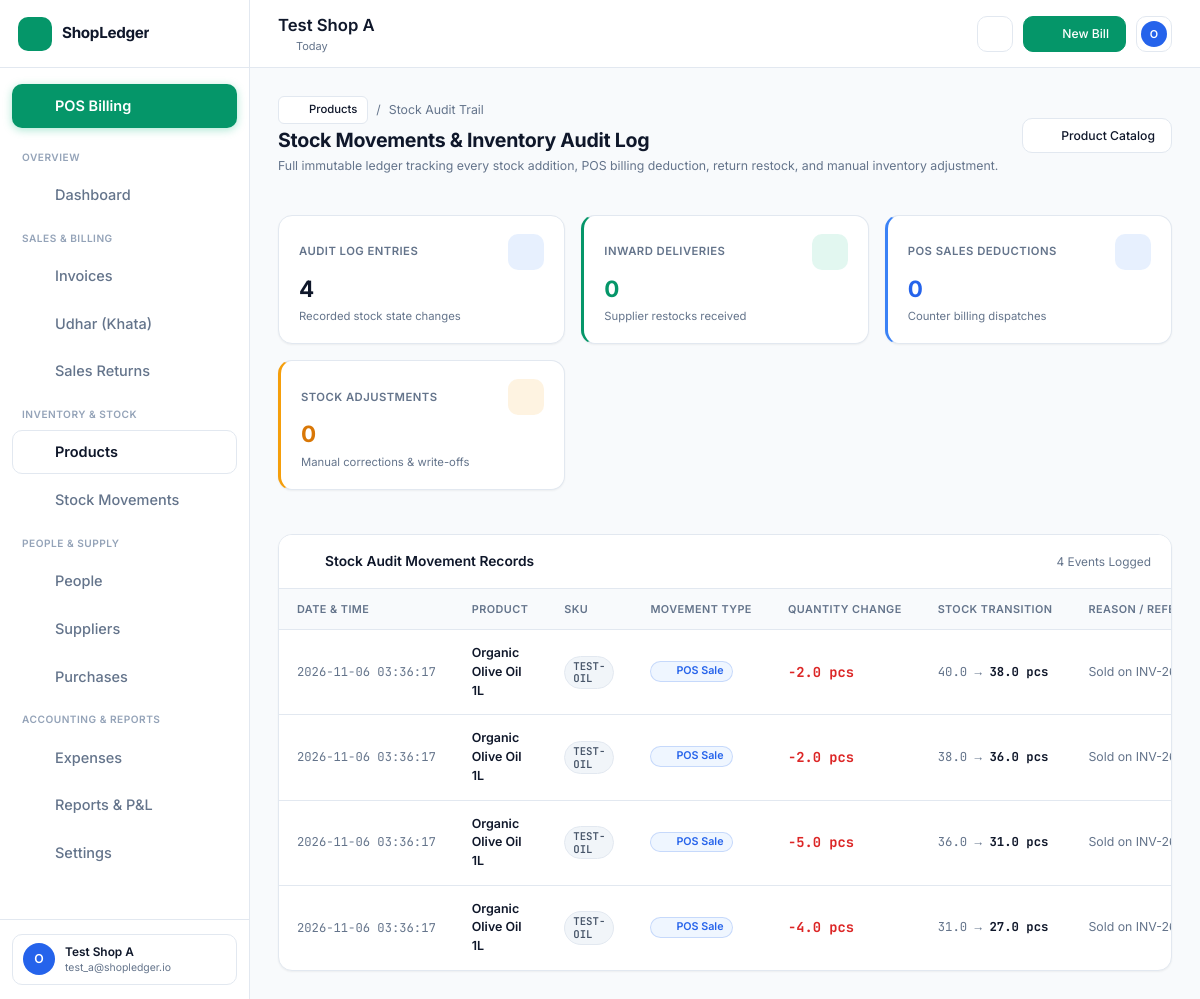
The page /inventory/movements (signed in) on the database its author committed.
### tables this page shows
CREATE TABLE businesses (
        id INTEGER PRIMARY KEY AUTOINCREMENT,
        owner_id INTEGER NOT NULL,
        name TEXT NOT NULL,
        category TEXT DEFAULT 'retail',
        phone TEXT,
        email TEXT,
        address TEXT,
        gstin TEXT,
        currency TEXT DEFAULT '₹',
        invoice_prefix TEXT DEFAULT 'INV-',
        tax_enabled INTEGER DEFAULT 1,
        default_tax_rate REAL DEFAULT 0.0,
        terms_conditions TEXT DEFAULT 'Thank you for your business! Goods once sold cannot be returned without bill.',
        created_at TIMESTAMP DEFAULT CURRENT_TIMESTAMP,
        FOREIGN KEY (owner_id) REFERENCES users(id) ON DELETE CASCADE
    );

CREATE TABLE stock_movements (
        id INTEGER PRIMARY KEY AUTOINCREMENT,
        business_id INTEGER NOT NULL,
        product_id INTEGER NOT NULL,
        change_qty REAL NOT NULL,
        new_stock REAL NOT NULL,
        reason TEXT NOT NULL,
        reference_id TEXT,
        notes TEXT,
        created_at TIMESTAMP DEFAULT CURRENT_TIMESTAMP,
        FOREIGN KEY (business_id) REFERENCES businesses(id) ON DELETE CASCADE,
        FOREIGN KEY (product_id) REFERENCES products(id) ON DELETE CASCADE
    );

CREATE TABLE products (
        id INTEGER PRIMARY KEY AUTOINCREMENT,
        business_id INTEGER NOT NULL,
        name TEXT NOT NULL,
        sku TEXT,
        barcode TEXT,
        category_id INTEGER,
        brand TEXT,
        purchase_price REAL NOT NULL DEFAULT 0.0,
        selling_price REAL NOT NULL DEFAULT 0.0,
        tax_rate REAL DEFAULT 0.0,
        stock_quantity REAL DEFAULT 0.0,
        min_stock_level REAL DEFAULT 5.0,
        unit TEXT DEFAULT 'pcs',
        description TEXT,
        is_active INTEGER DEFAULT 1,
        created_at TIMESTAMP DEFAULT CURRENT_TIMESTAMP,
        FOREIGN KEY (business_id) REFERENCES businesses(id) ON DELETE CASCADE,
        FOREIGN KEY (category_id) REFERENCES categories(id) ON DELETE SET NULL
    );

### routes/inventory_routes.py (the view)
@inventory_bp.route("/inventory/movements")
def stock_history():
    if "user_id" not in session:
        return redirect(url_for("auth.login"))
    biz_id = session.get("business_id")
    movements = get_stock_movements(biz_id, limit=80)
    business = get_business_by_id(biz_id)
    return render_template("inventory/movements.html", movements=movements, business=business)

### templates/inventory/movements.html (shortened to what this page needs)
{% extends "base.html" %}
{% block content %}
<div class="content-header">
  <div>
    <div style="display: flex; align-items: center; gap: 8px; margin-bottom: 4px;">
      <a href="{{ url_for('inventory.list_products') }}" class="btn btn-secondary btn-sm">
        <i data-lucide="arrow-left" style="width: 14px; height: 14px;"></i> Products
      </a>
      <span style="color: var(--text-muted); font-size: 0.85rem;">/</span>
      <span style="color: var(--text-muted); font-size: 0.85rem;">Stock Audit Trail</span>
    </div>
    <h1 class="page-title">Stock Movements & Inventory Audit Log</h1>
    <p class="page-subtitle">Full immutable ledger tracking every stock addition, POS billing deduction, return restock, and manual inventory adjustment.</p>
  </div>
  <div>
    <a href="{{ url_for('inventory.list_products') }}" class="btn btn-secondary">
      <i data-lucide="package" style="width: 16px; height: 16px;"></i> Product Catalog
    </a>
  </div>
</div>
{% set total_movements = movements|length %}
{% set count_sales = 0 %}
{% set count_inward = 0 %}
{% set count_adjustments = 0 %}
{% for m in movements %}
  {% if m.reason == 'sale' %}
    {% set count_sales = count_sales + 1 %}
  {% elif m.reason == 'purchase' %}
    {% set count_inward = count_inward + 1 %}
  {% else %}
    {% set count_adjustments = count_adjustments + 1 %}
  {% endif %}
{% endfor %}
<div class="kpi-grid">
  <div class="kpi-card">
    <div class="kpi-header">
      <span class="kpi-title">Audit Log Entries</span>
      <div class="kpi-icon" style="background: rgba(59, 130, 246, 0.12); color: #3B82F6;">
        <i data-lucide="history" style="width: 20px; height: 20px;"></i>
      </div>
    </div>
    <div class="kpi-value">{{ total_movements }}</div>
    <div class="kpi-meta">Recorded stock state changes</div>
  </div>
  <div class="kpi-card" style="border-left: 3px solid var(--accent-green);">
    <div class="kpi-header">
      <span class="kpi-title">Inward Deliveries</span>
      <div class="kpi-icon" style="background: rgba(16, 185, 129, 0.12); color: #10B981;">
        <i data-lucide="truck" style="width: 20px; height: 20px;"></i>
      </div>
    </div>
    <div class="kpi-value" style="color: var(--accent-green);">{{ count_inward }}</div>
    <div class="kpi-meta">Supplier restocks received</div>
  </div>
  <div class="kpi-card" style="border-left: 3px solid #3B82F6;">
    <div class="kpi-header">
      <span class="kpi-title">POS Sales Deductions</span>
      <div class="kpi-icon" style="background: rgba(59, 130, 246, 0.12); color: #3B82F6;">
        <i data-lucide="shopping-cart" style="width: 20px; height: 20px;"></i>
      </div>
    </div>
    <div class="kpi-value" style="color: #2563EB;">{{ count_sales }}</div>
    <div class="kpi-meta">Counter billing dispatches</div>
  </div>
  <div class="kpi-card" style="border-left: 3px solid #F59E0B;">
    <div class="kpi-header">
      <span class="kpi-title">Stock Adjustments</span>
      <div class="kpi-icon" style="background: rgba(245, 158, 11, 0.12); color: #F59E0B;">
        <i data-lucide="sliders" style="width: 20px; height: 20px;"></i>
      </div>
    </div>
    <div class="kpi-value" style="color: #D97706;">{{ count_adjustments }}</div>
    <div class="kpi-meta">Manual corrections & write-offs</div>
  </div>
</div>
<div class="card" style="padding: 0; overflow: hidden;">
  <div style="padding: 16px 20px; border-bottom: 1px solid var(--border-color); display: flex; justify-content: space-between; align-items: center; background: #FFFFFF;">
    <div style="font-weight: 600; font-size: 0.95rem; display: flex; align-items: center; gap: 8px;">
      <i data-lucide="history" style="width: 18px; height: 18px; color: var(--accent-green);"></i>
      Stock Audit Movement Records
    </div>
    <span style="font-size: 0.82rem; color: var(--text-muted);">{{ movements|length }} Events Logged</span>
  </div>
  <div class="table-container">
    <table class="data-table">
      <thead>
        <tr>
          <th>Date & Time</th>
          <th>Product</th>
          <th>SKU</th>
          <th>Movement Type</th>
          <th>Quantity Change</th>
          <th>Stock Transition</th>
          <th>Reason / Reference Notes</th>
        </tr>
      </thead>
      <tbody>
        {% if movements %}
          {% for m in movements %}
          <tr>
            <td style="white-space: nowrap; font-size: 0.84rem; color: var(--text-muted); font-family: 'JetBrains Mono', monospace;">
              {{ m.created_at }}
            </td>
            <td>
              <div style="font-weight: 600; color: var(--text-main);">{{ m.product_name }}</div>
            </td>
            <td>
              <span class="badge" style="background: #F1F5F9; border: 1px solid var(--border-color); color: #475569; font-family: 'JetBrains Mono', monospace;">
                {{ m.sku or '—' }}
              </span>
            </td>
            <td>
              {% if m.reason == 'sale' %}
                <span class="badge" style="background: #EFF6FF; color: #2563EB; border: 1px solid rgba(37, 99, 235, 0.2);">
                  <i data-lucide="shopping-cart" style="width: 12px; height: 12px;"></i> POS Sale
                </span>
              {% elif m.reason == 'purchase' %}
                <span class="badge badge-paid">
                  <i data-lucide="truck" style="width: 12px; height: 12px;"></i> Inward Stock
                </span>
              {% elif m.reason == 'return' %}
                <span class="badge" style="background: #F5F3FF; color: #7C3AED; border: 1px solid rgba(124, 58, 237, 0.2);">
                  <i data-lucide="rotate-ccw" style="width: 12px; height: 12px;"></i> Return Restock
                </span>
              {% else %}
                <span class="badge" style="background: #FFFBEB; color: #D97706; border: 1px solid rgba(217, 119, 6, 0.2);">
                  <i data-lucide="sliders" style="width: 12px; height: 12px;"></i> {{ m.reason|capitalize or 'Adjustment' }}
                </span>
              {% endif %}
            </td>
            <td style="font-weight: 700; font-family: 'JetBrains Mono', monospace; font-size: 0.95rem;">
              {% if m.change_qty > 0 %}
                <span style="color: var(--accent-green);">+{{ m.change_qty }} {{ m.unit or 'pcs' }}</span>
              {% else %}
                <span style="color: var(--accent-red);">{{ m.change_qty }} {{ m.unit or 'pcs' }}</span>
              {% endif %}
            </td>
            <td style="font-family: 'JetBrains Mono', monospace; font-size: 0.85rem; color: var(--text-muted);">
              {{ ((m.new_stock - m.change_qty)|round(2)) }} → <span style="font-weight: 700; color: var(--text-main);">{{ m.new_stock }} {{ m.unit or 'pcs' }}</span>
            </td>
            <td style="font-size: 0.85rem; color: var(--text-muted);">
              {{ m.notes or m.reference_id or '—' }}
            </td>
          </tr>
          {% endfor %}
        {% endif %}
      </tbody>
    </table>
  </div>
</div>
{% endblock %}

### templates/base.html (shortened to what this page needs)
<!DOCTYPE html>
<html lang="en" data-theme="light">
<head>
  <link rel="stylesheet" href="{{ url_for('static', filename='fintech.css') }}">
</head>
<body>
  <div class="app-layout">
    <aside class="sidebar" id="main-sidebar">
      <div class="sidebar-header">
        <a href="{{ url_for('dashboard.index') }}" class="brand-wrapper">
          <div class="brand-logo">
            <i data-lucide="store" style="width: 20px; height: 20px;"></i>
          </div>
          <span class="brand-name">ShopLedger</span>
        </a>
        <button class="sidebar-collapse-btn" id="sidebar-collapse-btn" title="Toggle Sidebar">
          <i data-lucide="chevron-left" style="width: 16px; height: 16px;"></i>
        </button>
      </div>
      <nav class="sidebar-nav">
        <a href="{{ url_for('pos.index') }}" class="nav-link pos-nav-highlight" style="margin-bottom: 8px;">
          <i data-lucide="zap" class="nav-icon"></i>
          <span class="nav-label">POS Billing</span>
        </a>
        <span class="nav-section-title">Overview</span>
        <a href="{{ url_for('dashboard.index') }}" class="nav-link {% if request.endpoint == 'dashboard.index' %}active{% endif %}">
          <i data-lucide="layout-dashboard" class="nav-icon"></i>
          <span class="nav-label">Dashboard</span>
        </a>
        <span class="nav-section-title">Sales & Billing</span>
        <a href="{{ url_for('invoices.list_invoices') }}" class="nav-link {% if 'invoice' in request.endpoint %}active{% endif %}">
          <i data-lucide="receipt" class="nav-icon"></i>
          <span class="nav-label">Invoices</span>
        </a>
        <a href="{{ url_for('udhar.index') }}" class="nav-link {% if 'udhar' in request.endpoint %}active{% endif %}">
          <i data-lucide="book-open-check" class="nav-icon"></i>
          <span class="nav-label">Udhar (Khata)</span>
        </a>
        <a href="{{ url_for('returns.index') }}" class="nav-link {% if 'return' in request.endpoint %}active{% endif %}">
          <i data-lucide="rotate-ccw" class="nav-icon"></i>
          <span class="nav-label">Sales Returns</span>
        </a>
        <span class="nav-section-title">Inventory & Stock</span>
        <a href="{{ url_for('inventory.list_products') }}" class="nav-link {% if 'inventory' in request.endpoint and 'movement' not in request.endpoint %}active{% endif %}">
          <i data-lucide="package" class="nav-icon"></i>
          <span class="nav-label">Products</span>
        </a>
        <a href="{{ url_for('inventory.stock_history') }}" class="nav-link {% if 'movement' in request.endpoint %}active{% endif %}">
          <i data-lucide="history" class="nav-icon"></i>
          <span class="nav-label">Stock Movements</span>
        </a>
        <span class="nav-section-title">People & Supply</span>
        <a href="{{ url_for('customers.index') }}" class="nav-link {% if 'customer' in request.endpoint %}active{% endif %}">
          <i data-lucide="users" class="nav-icon"></i>
          <span class="nav-label">People</span>
        </a>
        <a href="{{ url_for('suppliers.index') }}" class="nav-link {% if 'supplier' in request.endpoint %}active{% endif %}">
          <i data-lucide="truck" class="nav-icon"></i>
          <span class="nav-label">Suppliers</span>
        </a>
        <a href="{{ url_for('suppliers.list_purchases') }}" class="nav-link {% if 'purchase' in request.endpoint %}active{% endif %}">
          <i data-lucide="shopping-bag" class="nav-icon"></i>
          <span class="nav-label">Purchases</span>
        </a>
        <span class="nav-section-title">Accounting & Reports</span>
        <a href="{{ url_for('expenses.index') }}" class="nav-link {% if 'expense' in request.endpoint %}active{% endif %}">
          <i data-lucide="wallet" class="nav-icon"></i>
          <span class="nav-label">Expenses</span>
        </a>
        <a href="{{ url_for('reports.index') }}" class="nav-link {% if 'report' in request.endpoint %}active{% endif %}">
          <i data-lucide="bar-chart-2" class="nav-icon"></i>
          <span class="nav-label">Reports & P&L</span>
        </a>
        <a href="{{ url_for('auth.settings') }}" class="nav-link {% if 'setting' in request.endpoint %}active{% endif %}">
          <i data-lucide="settings" class="nav-icon"></i>
          <span class="nav-label">Settings</span>
        </a>
      </nav>
      <div class="sidebar-footer">
        <div class="user-profile-snippet">
          <div class="user-avatar">
            {{ session.get('user_name', 'U')[0]|upper }}
          </div>
          <div class="user-meta">
            <span class="user-name">{{ session.get('business_name', 'My Shop') }}</span>
            <span class="user-role">{{ session.get('user_email', '') }}</span>
          </div>
        </div>
      </div>
    </aside>
    <div class="main-wrapper">
      <header class="topbar">
        <div class="topbar-left">
          <div>
            <h1 class="welcome-title">{{ session.get('business_name', 'ShopLedger') }}</h1>
            <div class="current-date">
              <i data-lucide="calendar" style="width: 13px; height: 13px;"></i>
              <span id="current-date-display">Today</span>
            </div>
          </div>
        </div>
        <div class="topbar-right">
          <a href="{{ url_for('udhar.notifications_view') }}" class="action-icon-btn" title="Udhar Reminders & Notifications" style="position: relative; text-decoration: none; display: flex; align-items: center; justify-content: center; width: 36px; height: 36px; border-radius: var(--radius-md); border: 1px solid var(--border-color); background: var(--bg-surface); color: var(--text-main);">
            <i data-lucide="bell" style="width: 17px; height: 17px;"></i>
          </a>
          <a href="{{ url_for('pos.index') }}" class="btn-primary" style="text-decoration: none;">
            <i data-lucide="plus" style="width: 16px; height: 16px;"></i>
            <span class="btn-text">New Bill</span>
          </a>
          <div class="profile-dropdown-wrapper">
            <button class="action-icon-btn" id="profile-dropdown-trigger" title="Account settings">
              <div class="user-avatar" style="width: 26px; height: 26px; font-size: 0.75rem;">
                {{ session.get('user_name', 'U')[0]|upper }}
              </div>
            </button>
          </div>
        </div>
      </header>
      <main class="dashboard-content">
        {% block content %}{% endblock %}
      </main>
    </div>
  </div>
</body>
</html>

### rows shown on the page
businesses: get "Test Shop A"
stock_movements: created_at "2026-11-06 03:36:17", product_name "Organic Olive Oil 1L", sku "TEST-OIL", reason "POS Sale", change_qty "-2.0", unit "pcs", ((m.new_stock-m.change_qty)|round(2)) "40.0", new_stock "38.0", notes "Sold on…"
stock_movements: created_at "2026-11-06 03:36:17", product_name "Organic Olive Oil 1L", sku "TEST-OIL", reason "POS Sale", change_qty "-2.0", unit "pcs", ((m.new_stock-m.change_qty)|round(2)) "38.0", new_stock "36.0", notes "Sold on…"
stock_movements: created_at "2026-11-06 03:36:17", product_name "Organic Olive Oil 1L", sku "TEST-OIL", reason "POS Sale", change_qty "-5.0", unit "pcs", ((m.new_stock-m.change_qty)|round(2)) "36.0", new_stock "31.0", notes "Sold on…"
stock_movements: created_at "2026-11-06 03:36:17", product_name "Organic Olive Oil 1L", sku "TEST-OIL", reason "POS Sale", change_qty "-4.0", unit "pcs", ((m.new_stock-m.change_qty)|round(2)) "31.0", new_stock "27.0", notes "Sold on…"

### other values the page prints
{{ session.get('user_name', 'U')[0]|upper }} "O"
{{ session.get('user_email', '') }} "test_a@shopledger.io"
{{ total_movements }} "4"
{{ count_inward }} "0"
{{ count_sales }} "0"
{{ count_adjustments }} "0"
{{ movements|length }} "4"
